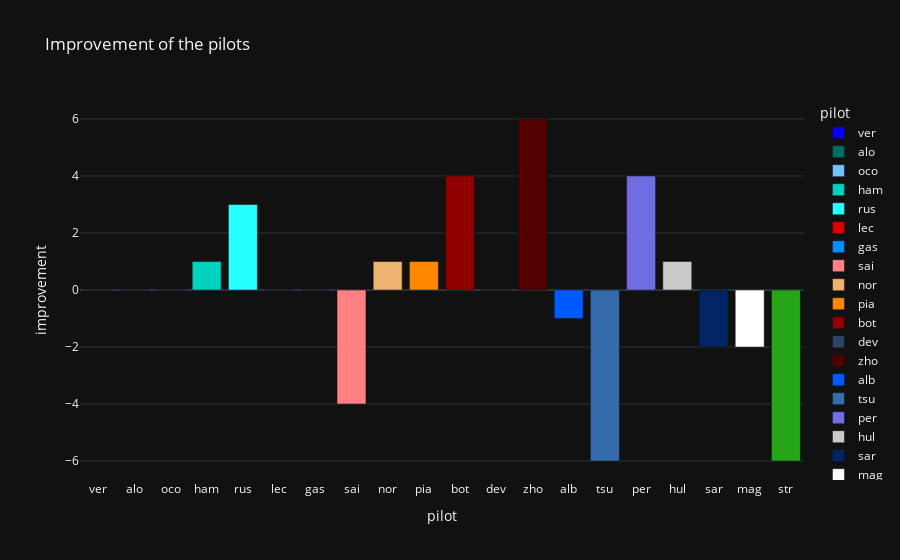

Notebook source saved alongside this figure:
### Code cell
# px.scatter(last_gp, x="pilot", y="improvement", title="Improvement of the pilots", marginal_y="histogram", template="plotly_dark")
px.bar(last_gp, x="pilot", y="improvement", title="Improvement of the pilots", color="pilot", color_discrete_map=colors["pilot"], template="plotly_dark")
# invert the y axis

### Figure 1 — Plotly figure (JSON) as saved in the notebook; plotly's stock layout.template omitted (floating-point values rounded to 4 significant figures)
{"data": [{"alignmentgroup": "True", "hovertemplate": "pilot=%{x}<br>improvement=%{y}<extra></extra>", "legendgroup": "ver", "marker": {"color": "#0600ef", "pattern": {"shape": ""}}, "name": "ver", "offsetgroup": "ver", "orientation": "v", "showlegend": true, "textposition": "auto", "type": "bar", "x": ["ver"], "xaxis": "x", "y": [0], "yaxis": "y"}, {"alignmentgroup": "True", "hovertemplate": "pilot=%{x}<br>improvement=%{y}<extra></extra>", "legendgroup": "alo", "marker": {"color": "#006f62", "pattern": {"shape": ""}}, "name": "alo", "offsetgroup": "alo", "orientation": "v", "showlegend": true, "textposition": "auto", "type": "bar", "x": ["alo"], "xaxis": "x", "y": [0], "yaxis": "y"}, {"alignmentgroup": "True", "hovertemplate": "pilot=%{x}<br>improvement=%{y}<extra></extra>", "legendgroup": "oco", "marker": {"color": "#70c2ff", "pattern": {"shape": ""}}, "name": "oco", "offsetgroup": "oco", "orientation": "v", "showlegend": true, "textposition": "auto", "type": "bar", "x": ["oco"], "xaxis": "x", "y": [0], "yaxis": "y"}, {"alignmentgroup": "True", "hovertemplate": "pilot=%{x}<br>improvement=%{y}<extra></extra>", "legendgroup": "ham", "marker": {"color": "#00d2be", "pattern": {"shape": ""}}, "name": "ham", "offsetgroup": "ham", "orientation": "v", "showlegend": true, "textposition": "auto", "type": "bar", "x": ["ham"], "xaxis": "x", "y": [1], "yaxis": "y"}, {"alignmentgroup": "True", "hovertemplate": "pilot=%{x}<br>improvement=%{y}<extra></extra>", "legendgroup": "rus", "marker": {"color": "#24ffff", "pattern": {"shape": ""}}, "name": "rus", "offsetgroup": "rus", "orientation": "v", "showlegend": true, "textposition": "auto", "type": "bar", "x": ["rus"], "xaxis": "x", "y": [3], "yaxis": "y"}, {"alignmentgroup": "True", "hovertemplate": "pilot=%{x}<br>improvement=%{y}<extra></extra>", "legendgroup": "lec", "marker": {"color": "#dc0000", "pattern": {"shape": ""}}, "name": "lec", "offsetgroup": "lec", "orientation": "v", "showlegend": true, "textposition": "auto", "type": "bar", "x": ["lec"], "xaxis": "x", "y": [0], "yaxis": "y"}, {"alignmentgroup": "True", "hovertemplate": "pilot=%{x}<br>improvement=%{y}<extra></extra>", "legendgroup": "gas", "marker": {"color": "#0090ff", "pattern": {"shape": ""}}, "name": "gas", "offsetgroup": "gas", "orientation": "v", "showlegend": true, "textposition": "auto", "type": "bar", "x": ["gas"], "xaxis": "x", "y": [0], "yaxis": "y"}, {"alignmentgroup": "True", "hovertemplate": "pilot=%{x}<br>improvement=%{y}<extra></extra>", "legendgroup": "sai", "marker": {"color": "#ff8181", "pattern": {"shape": ""}}, "name": "sai", "offsetgroup": "sai", "orientation": "v", "showlegend": true, "textposition": "auto", "type": "bar", "x": ["sai"], "xaxis": "x", "y": [-4], "yaxis": "y"}, {"alignmentgroup": "True", "hovertemplate": "pilot=%{x}<br>improvement=%{y}<extra></extra>", "legendgroup": "nor", "marker": {"color": "#eeb370", "pattern": {"shape": ""}}, "name": "nor", "offsetgroup": "nor", "orientation": "v", "showlegend": true, "textposition": "auto", "type": "bar", "x": ["nor"], "xaxis": "x", "y": [1], "yaxis": "y"}, {"alignmentgroup": "True", "hovertemplate": "pilot=%{x}<br>improvement=%{y}<extra></extra>", "legendgroup": "pia", "marker": {"color": "#ff8700", "pattern": {"shape": ""}}, "name": "pia", "offsetgroup": "pia", "orientation": "v", "showlegend": true, "textposition": "auto", "type": "bar", "x": ["pia"], "xaxis": "x", "y": [1], "yaxis": "y"}, {"alignmentgroup": "True", "hovertemplate": "pilot=%{x}<br>improvement=%{y}<extra></extra>", "legendgroup": "bot", "marker": {"color": "#900000", "pattern": {"shape": ""}}, "name": "bot", "offsetgroup": "bot", "orientation": "v", "showlegend": true, "textposition": "auto", "type": "bar", "x": ["bot"], "xaxis": "x", "y": [4], "yaxis": "y"}, {"alignmentgroup": "True", "hovertemplate": "pilot=%{x}<br>improvement=%{y}<extra></extra>", "legendgroup": "dev", "marker": {"color": "#2b4562", "pattern": {"shape": ""}}, "name": "dev", "offsetgroup": "dev", "orientation": "v", "showlegend": true, "textposition": "auto", "type": "bar", "x": ["dev"], "xaxis": "x", "y": [0], "yaxis": "y"}, {"alignmentgroup": "True", "hovertemplate": "pilot=%{x}<br>improvement=%{y}<extra></extra>", "legendgroup": "zho", "marker": {"color": "#500000", "pattern": {"shape": ""}}, "name": "zho", "offsetgroup": "zho", "orientation": "v", "showlegend": true, "textposition": "auto", "type": "bar", "x": ["zho"], "xaxis": "x", "y": [6], "yaxis": "y"}, {"alignmentgroup": "True", "hovertemplate": "pilot=%{x}<br>improvement=%{y}<extra></extra>", "legendgroup": "alb", "marker": {"color": "#005aff", "pattern": {"shape": ""}}, "name": "alb", "offsetgroup": "alb", "orientation": "v", "showlegend": true, "textposition": "auto", "type": "bar", "x": ["alb"], "xaxis": "x", "y": [-1], "yaxis": "y"}, {"alignmentgroup": "True", "hovertemplate": "pilot=%{x}<br>improvement=%{y}<extra></extra>", "legendgroup": "tsu", "marker": {"color": "#356cac", "pattern": {"shape": ""}}, "name": "tsu", "offsetgroup": "tsu", "orientation": "v", "showlegend": true, "textposition": "auto", "type": "bar", "x": ["tsu"], "xaxis": "x", "y": [-6], "yaxis": "y"}, {"alignmentgroup": "True", "hovertemplate": "pilot=%{x}<br>improvement=%{y}<extra></extra>", "legendgroup": "per", "marker": {"color": "#716de2", "pattern": {"shape": ""}}, "name": "per", "offsetgroup": "per", "orientation": "v", "showlegend": true, "textposition": "auto", "type": "bar", "x": ["per"], "xaxis": "x", "y": [4], "yaxis": "y"}, {"alignmentgroup": "True", "hovertemplate": "pilot=%{x}<br>improvement=%{y}<extra></extra>", "legendgroup": "hul", "marker": {"color": "#cacaca", "pattern": {"shape": ""}}, "name": "hul", "offsetgroup": "hul", "orientation": "v", "showlegend": true, "textposition": "auto", "type": "bar", "x": ["hul"], "xaxis": "x", "y": [1], "yaxis": "y"}, {"alignmentgroup": "True", "hovertemplate": "pilot=%{x}<br>improvement=%{y}<extra></extra>", "legendgroup": "sar", "marker": {"color": "#012564", "pattern": {"shape": ""}}, "name": "sar", "offsetgroup": "sar", "orientation": "v", "showlegend": true, "textposition": "auto", "type": "bar", "x": ["sar"], "xaxis": "x", "y": [-2], "yaxis": "y"}, {"alignmentgroup": "True", "hovertemplate": "pilot=%{x}<br>improvement=%{y}<extra></extra>", "legendgroup": "mag", "marker": {"color": "#ffffff", "pattern": {"shape": ""}}, "name": "mag", "offsetgroup": "mag", "orientation": "v", "showlegend": true, "textposition": "auto", "type": "bar", "x": ["mag"], "xaxis": "x", "y": [-2], "yaxis": "y"}, {"alignmentgroup": "True", "hovertemplate": "pilot=%{x}<br>improvement=%{y}<extra></extra>", "legendgroup": "str", "marker": {"color": "#25a617", "pattern": {"shape": ""}}, "name": "str", "offsetgroup": "str", "orientation": "v", "showlegend": true, "textposition": "auto", "type": "bar", "x": ["str"], "xaxis": "x", "y": [-6], "yaxis": "y"}], "layout": {"barmode": "relative", "legend": {"title": {"text": "pilot"}, "tracegroupgap": 0}, "title": {"text": "Improvement of the pilots"}, "xaxis": {"anchor": "y", "categoryarray": ["ver", "alo", "oco", "ham", "rus", "lec", "gas", "sai", "nor", "pia", "bot", "dev", "zho", "alb", "tsu", "per", "hul", "sar", "mag", "str"], "categoryorder": "array", "domain": [0, 1], "title": {"text": "pilot"}}, "yaxis": {"anchor": "x", "domain": [0, 1], "title": {"text": "improvement"}}}}
